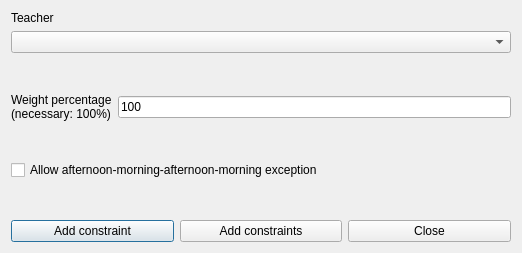
<?xml version="1.0" encoding="UTF-8"?>
<ui version="4.0">
 <class>AddConstraintTeacherMaxThreeConsecutiveDaysForm_template</class>
 <widget class="QDialog" name="AddConstraintTeacherMaxThreeConsecutiveDaysForm_template">
  <property name="geometry">
   <rect>
    <x>0</x>
    <y>0</y>
    <width>522</width>
    <height>253</height>
   </rect>
  </property>
  <property name="windowTitle">
   <string extracomment="This is the title of the dialog to add a new constraint of this type">Add teacher max three consecutive days</string>
  </property>
  <layout class="QVBoxLayout" name="verticalLayout_2">
   <item>
    <layout class="QVBoxLayout" name="verticalLayout">
     <item>
      <widget class="QLabel" name="teacherTextLabel">
       <property name="frameShape">
        <enum>QFrame::NoFrame</enum>
       </property>
       <property name="frameShadow">
        <enum>QFrame::Plain</enum>
       </property>
       <property name="text">
        <string>Teacher</string>
       </property>
       <property name="wordWrap">
        <bool>false</bool>
       </property>
      </widget>
     </item>
     <item>
      <widget class="QComboBox" name="teachersComboBox">
       <property name="editable">
        <bool>false</bool>
       </property>
       <property name="insertPolicy">
        <enum>QComboBox::NoInsert</enum>
       </property>
       <property name="duplicatesEnabled">
        <bool>false</bool>
       </property>
      </widget>
     </item>
    </layout>
   </item>
   <item>
    <spacer name="verticalSpacer">
     <property name="orientation">
      <enum>Qt::Vertical</enum>
     </property>
     <property name="sizeHint" stdset="0">
      <size>
       <width>20</width>
       <height>27</height>
      </size>
     </property>
    </spacer>
   </item>
   <item>
    <layout class="QHBoxLayout" name="horizontalLayout_2">
     <item>
      <widget class="QLabel" name="weightTextLabel">
       <property name="frameShape">
        <enum>QFrame::NoFrame</enum>
       </property>
       <property name="frameShadow">
        <enum>QFrame::Plain</enum>
       </property>
       <property name="text">
        <string>Weight percentage
(necessary: 100%)</string>
       </property>
       <property name="wordWrap">
        <bool>false</bool>
       </property>
      </widget>
     </item>
     <item>
      <widget class="QLineEdit" name="weightLineEdit">
       <property name="text">
        <string notr="true">100</string>
       </property>
      </widget>
     </item>
    </layout>
   </item>
   <item>
    <spacer name="verticalSpacer_2">
     <property name="orientation">
      <enum>Qt::Vertical</enum>
     </property>
     <property name="sizeHint" stdset="0">
      <size>
       <width>20</width>
       <height>27</height>
      </size>
     </property>
    </spacer>
   </item>
   <item>
    <layout class="QHBoxLayout" name="horizontalLayout_3">
     <item>
      <widget class="QCheckBox" name="allowAMAMExceptionCheckBox">
       <property name="text">
        <string>Allow afternoon-morning-afternoon-morning exception</string>
       </property>
      </widget>
     </item>
    </layout>
   </item>
   <item>
    <spacer name="verticalSpacer_3">
     <property name="orientation">
      <enum>Qt::Vertical</enum>
     </property>
     <property name="sizeHint" stdset="0">
      <size>
       <width>20</width>
       <height>27</height>
      </size>
     </property>
    </spacer>
   </item>
   <item>
    <layout class="QHBoxLayout" name="horizontalLayout">
     <item>
      <widget class="QPushButton" name="addConstraintPushButton">
       <property name="text">
        <string>Add constraint</string>
       </property>
      </widget>
     </item>
     <item>
      <widget class="QPushButton" name="addConstraintsPushButton">
       <property name="text">
        <string>Add constraints</string>
       </property>
      </widget>
     </item>
     <item>
      <widget class="QPushButton" name="closePushButton">
       <property name="text">
        <string>Close</string>
       </property>
      </widget>
     </item>
    </layout>
   </item>
  </layout>
 </widget>
 <layoutdefault spacing="6" margin="11"/>
 <resources/>
 <connections/>
</ui>
